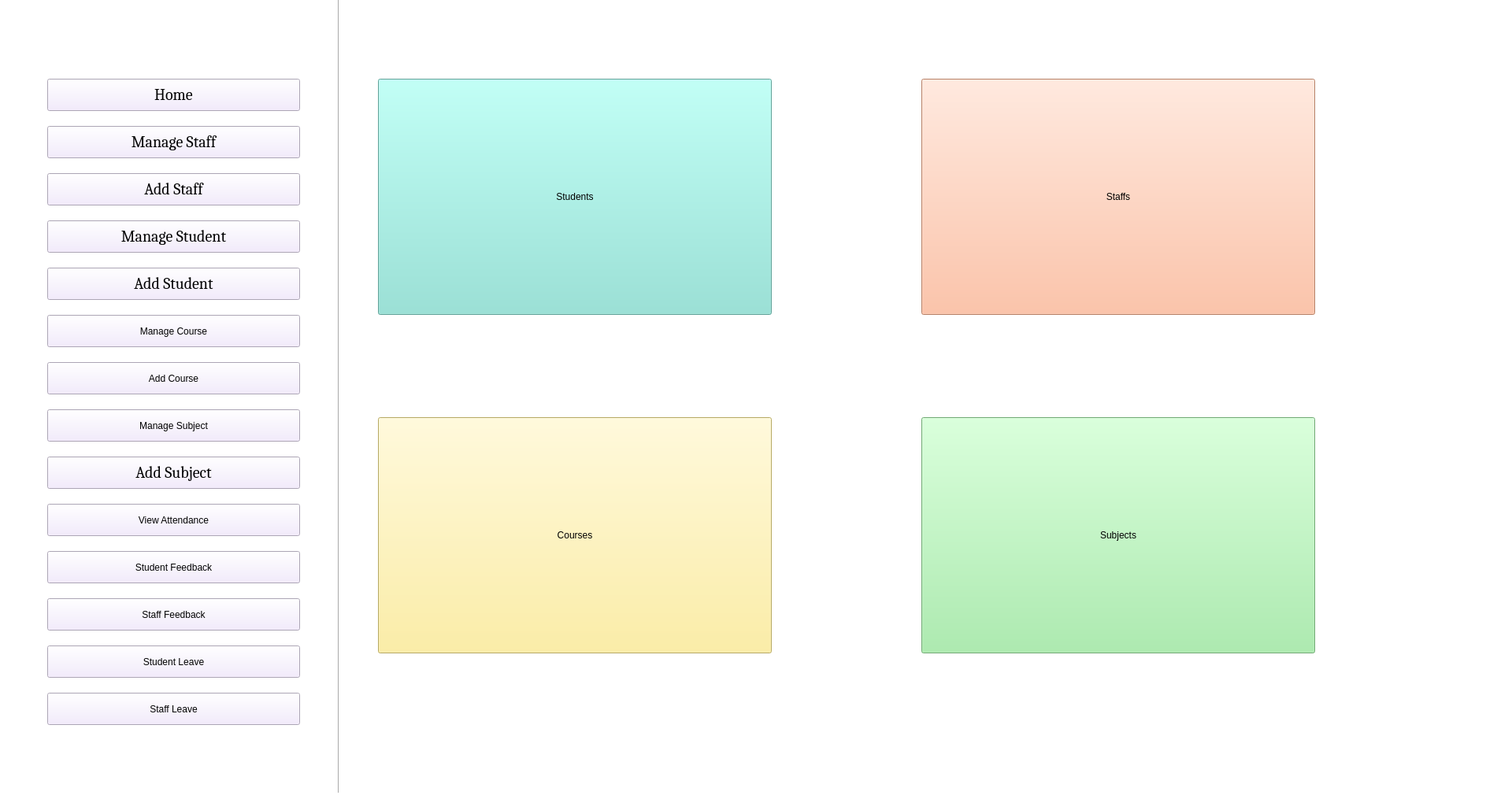
<?xml version="1.0" encoding="UTF-8"?>
<ui version="4.0">
 <class>AdminHomePage</class>
 <widget class="QMainWindow" name="AdminHomePage">
  <property name="enabled">
   <bool>true</bool>
  </property>
  <property name="geometry">
   <rect>
    <x>0</x>
    <y>0</y>
    <width>1920</width>
    <height>1029</height>
   </rect>
  </property>
  <property name="windowTitle">
   <string>Admin Home Page</string>
  </property>
  <property name="styleSheet">
   <string notr="true">background-color: rgb(241, 229, 231);
background-color: rgb(255, 255, 255);</string>
  </property>
  <widget class="QWidget" name="centralwidget">
   <widget class="QPushButton" name="Home_b">
    <property name="geometry">
     <rect>
      <x>60</x>
      <y>100</y>
      <width>321</width>
      <height>41</height>
     </rect>
    </property>
    <property name="font">
     <font>
      <family>Cambria</family>
      <pointsize>15</pointsize>
      <weight>50</weight>
      <italic>false</italic>
      <bold>false</bold>
     </font>
    </property>
    <property name="styleSheet">
     <string notr="true">font: 15pt &quot;Cambria&quot;;
background-color: rgb(241, 231, 254);</string>
    </property>
    <property name="text">
     <string>Home</string>
    </property>
   </widget>
   <widget class="QPushButton" name="ManageStaff_b">
    <property name="geometry">
     <rect>
      <x>60</x>
      <y>160</y>
      <width>321</width>
      <height>41</height>
     </rect>
    </property>
    <property name="font">
     <font>
      <family>Cambria</family>
      <pointsize>15</pointsize>
      <weight>50</weight>
      <italic>false</italic>
      <bold>false</bold>
     </font>
    </property>
    <property name="styleSheet">
     <string notr="true">font: 15pt &quot;Cambria&quot;;
background-color: rgb(241, 231, 254);</string>
    </property>
    <property name="text">
     <string>Manage Staff</string>
    </property>
   </widget>
   <widget class="QPushButton" name="AddStaff_b">
    <property name="geometry">
     <rect>
      <x>60</x>
      <y>220</y>
      <width>321</width>
      <height>41</height>
     </rect>
    </property>
    <property name="font">
     <font>
      <family>Cambria</family>
      <pointsize>15</pointsize>
      <weight>50</weight>
      <italic>false</italic>
      <bold>false</bold>
     </font>
    </property>
    <property name="styleSheet">
     <string notr="true">font: 15pt &quot;Cambria&quot;;
background-color: rgb(241, 231, 254);</string>
    </property>
    <property name="text">
     <string>Add Staff</string>
    </property>
   </widget>
   <widget class="QPushButton" name="AddStudent_b">
    <property name="geometry">
     <rect>
      <x>60</x>
      <y>340</y>
      <width>321</width>
      <height>41</height>
     </rect>
    </property>
    <property name="font">
     <font>
      <family>Cambria</family>
      <pointsize>15</pointsize>
      <weight>50</weight>
      <italic>false</italic>
      <bold>false</bold>
     </font>
    </property>
    <property name="styleSheet">
     <string notr="true">font: 15pt &quot;Cambria&quot;;
background-color: rgb(241, 231, 254);</string>
    </property>
    <property name="text">
     <string>Add Student</string>
    </property>
   </widget>
   <widget class="QPushButton" name="ManageCourse_b">
    <property name="geometry">
     <rect>
      <x>60</x>
      <y>400</y>
      <width>321</width>
      <height>41</height>
     </rect>
    </property>
    <property name="styleSheet">
     <string notr="true">font: 15pt &quot;Cambria&quot;;
background-color: rgb(241, 231, 254);</string>
    </property>
    <property name="text">
     <string>Manage Course</string>
    </property>
   </widget>
   <widget class="QPushButton" name="AddCourse_b">
    <property name="geometry">
     <rect>
      <x>60</x>
      <y>460</y>
      <width>321</width>
      <height>41</height>
     </rect>
    </property>
    <property name="styleSheet">
     <string notr="true">font: 15pt &quot;Cambria&quot;;
background-color: rgb(241, 231, 254);</string>
    </property>
    <property name="text">
     <string>Add Course</string>
    </property>
   </widget>
   <widget class="QPushButton" name="ManageSubject_b">
    <property name="geometry">
     <rect>
      <x>60</x>
      <y>520</y>
      <width>321</width>
      <height>41</height>
     </rect>
    </property>
    <property name="styleSheet">
     <string notr="true">font: 15pt &quot;Cambria&quot;;
background-color: rgb(241, 231, 254);</string>
    </property>
    <property name="text">
     <string>Manage Subject</string>
    </property>
   </widget>
   <widget class="QPushButton" name="AddSubject_b">
    <property name="geometry">
     <rect>
      <x>60</x>
      <y>580</y>
      <width>321</width>
      <height>41</height>
     </rect>
    </property>
    <property name="font">
     <font>
      <family>Cambria</family>
      <pointsize>15</pointsize>
      <weight>50</weight>
      <italic>false</italic>
      <bold>false</bold>
     </font>
    </property>
    <property name="styleSheet">
     <string notr="true">font: 15pt &quot;Cambria&quot;;
background-color: rgb(241, 231, 254);</string>
    </property>
    <property name="text">
     <string>Add Subject</string>
    </property>
   </widget>
   <widget class="QPushButton" name="ViewAttendance_b">
    <property name="geometry">
     <rect>
      <x>60</x>
      <y>640</y>
      <width>321</width>
      <height>41</height>
     </rect>
    </property>
    <property name="styleSheet">
     <string notr="true">font: 15pt &quot;Cambria&quot;;
background-color: rgb(241, 231, 254);</string>
    </property>
    <property name="text">
     <string>View Attendance</string>
    </property>
   </widget>
   <widget class="QPushButton" name="StudentFeedback_b">
    <property name="geometry">
     <rect>
      <x>60</x>
      <y>700</y>
      <width>321</width>
      <height>41</height>
     </rect>
    </property>
    <property name="styleSheet">
     <string notr="true">font: 15pt &quot;Cambria&quot;;
background-color: rgb(241, 231, 254);</string>
    </property>
    <property name="text">
     <string>Student Feedback</string>
    </property>
   </widget>
   <widget class="QPushButton" name="StaffFeedback_b">
    <property name="geometry">
     <rect>
      <x>60</x>
      <y>760</y>
      <width>321</width>
      <height>41</height>
     </rect>
    </property>
    <property name="styleSheet">
     <string notr="true">font: 15pt &quot;Cambria&quot;;
background-color: rgb(241, 231, 254);</string>
    </property>
    <property name="text">
     <string>Staff Feedback</string>
    </property>
   </widget>
   <widget class="QPushButton" name="StudentLeave_b">
    <property name="geometry">
     <rect>
      <x>60</x>
      <y>820</y>
      <width>321</width>
      <height>41</height>
     </rect>
    </property>
    <property name="styleSheet">
     <string notr="true">font: 15pt &quot;Cambria&quot;;
background-color: rgb(241, 231, 254);</string>
    </property>
    <property name="text">
     <string>Student Leave</string>
    </property>
   </widget>
   <widget class="QPushButton" name="ManageStudent_b">
    <property name="geometry">
     <rect>
      <x>60</x>
      <y>280</y>
      <width>321</width>
      <height>41</height>
     </rect>
    </property>
    <property name="font">
     <font>
      <family>Cambria</family>
      <pointsize>15</pointsize>
      <weight>50</weight>
      <italic>false</italic>
      <bold>false</bold>
     </font>
    </property>
    <property name="styleSheet">
     <string notr="true">font: 15pt &quot;Cambria&quot;;
background-color: rgb(241, 231, 254);</string>
    </property>
    <property name="text">
     <string>Manage Student</string>
    </property>
   </widget>
   <widget class="QPushButton" name="StaffLeave_b">
    <property name="geometry">
     <rect>
      <x>60</x>
      <y>880</y>
      <width>321</width>
      <height>41</height>
     </rect>
    </property>
    <property name="styleSheet">
     <string notr="true">font: 15pt &quot;Cambria&quot;;
background-color: rgb(241, 231, 254);</string>
    </property>
    <property name="text">
     <string>Staff Leave</string>
    </property>
   </widget>
   <widget class="QPushButton" name="Subjects_b">
    <property name="enabled">
     <bool>true</bool>
    </property>
    <property name="geometry">
     <rect>
      <x>1170</x>
      <y>530</y>
      <width>500</width>
      <height>300</height>
     </rect>
    </property>
    <property name="styleSheet">
     <string notr="true">font: 28pt &quot;Cambria&quot;;
background-color: rgb(155, 236, 160);</string>
    </property>
    <property name="text">
     <string>Subjects</string>
    </property>
   </widget>
   <widget class="Line" name="line">
    <property name="geometry">
     <rect>
      <x>420</x>
      <y>-50</y>
      <width>20</width>
      <height>1081</height>
     </rect>
    </property>
    <property name="orientation">
     <enum>Qt::Vertical</enum>
    </property>
   </widget>
   <widget class="QPushButton" name="Courses_b">
    <property name="enabled">
     <bool>true</bool>
    </property>
    <property name="geometry">
     <rect>
      <x>480</x>
      <y>530</y>
      <width>500</width>
      <height>300</height>
     </rect>
    </property>
    <property name="styleSheet">
     <string notr="true">font: 28pt &quot;Cambria&quot;;
background-color: rgb(255, 236, 139);</string>
    </property>
    <property name="text">
     <string>Courses</string>
    </property>
   </widget>
   <widget class="QPushButton" name="Staffs_b">
    <property name="enabled">
     <bool>true</bool>
    </property>
    <property name="geometry">
     <rect>
      <x>1170</x>
      <y>100</y>
      <width>500</width>
      <height>300</height>
     </rect>
    </property>
    <property name="styleSheet">
     <string notr="true">font: 28pt &quot;Cambria&quot;;
background-color: rgb(255, 179, 143);</string>
    </property>
    <property name="text">
     <string>Staffs</string>
    </property>
   </widget>
   <widget class="QPushButton" name="Students_b">
    <property name="enabled">
     <bool>true</bool>
    </property>
    <property name="geometry">
     <rect>
      <x>480</x>
      <y>100</y>
      <width>500</width>
      <height>300</height>
     </rect>
    </property>
    <property name="styleSheet">
     <string notr="true">font: 28pt &quot;Cambria&quot;;
background-color: rgb(134, 226, 213);</string>
    </property>
    <property name="text">
     <string>Students</string>
    </property>
   </widget>
  </widget>
  <widget class="QStatusBar" name="statusbar"/>
 </widget>
 <resources/>
 <connections/>
</ui>
